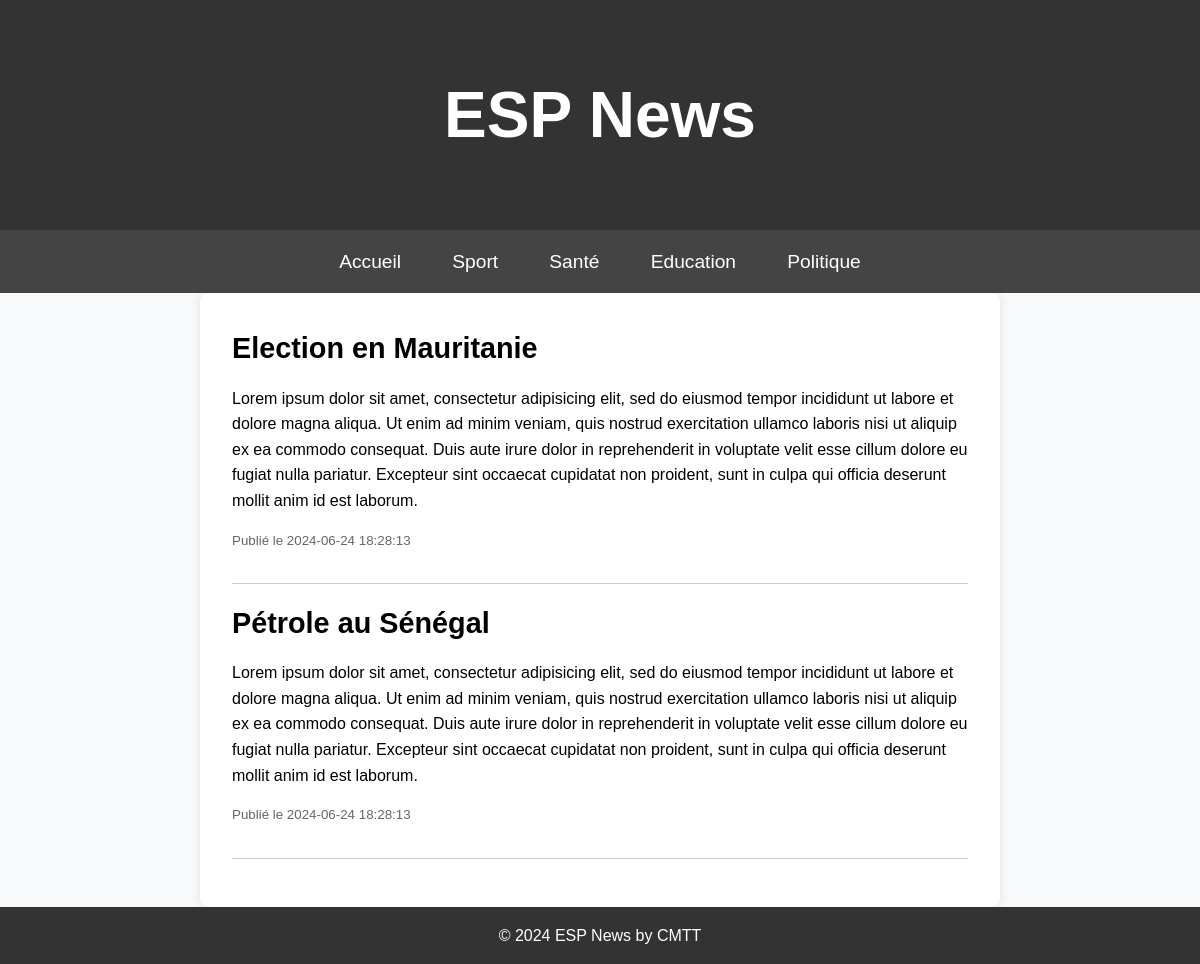
Screenshot of /index.php?categorie=4 with the database file from the repository.
### tables this page shows
CREATE TABLE Categorie(
	id int primary key auto_increment,
	libelle varchar(20)
);

CREATE TABLE Article(
	id int primary key auto_increment,
	titre varchar(255),
	contenu text,
	dateCreation datetime DEFAULT NOW(),
	dateModification datetime DEFAULT NOW(),
	categorie int
);

### index.php (called while the page is built)
<?php
include 'db.php';
include 'controllers/CategoryController.php';
?>

### models/Category.php (called while the page is built)
<?php
class Category {
    public static function getAll($conn) {
        $stmt = $conn->prepare("SELECT * FROM Categorie");
        $stmt->execute();
        return $stmt->fetchAll();
    }
}
?>

### models/Article.php (called while the page is built, shortened)
<?php
class Article {
    public static function getByCategory($conn, $categoryId) {
        $stmt = $conn->prepare("SELECT * FROM Article WHERE categorie = :category_id ORDER BY dateCreation DESC");
        $stmt->bindParam(':category_id', $categoryId);
        $stmt->execute();
        return $stmt->fetchAll();
    }
}
?>

### controllers/ArticleController.php (called while the page is built, shortened)
<?php
include_once 'models/Article.php';
class ArticleController {
    public static function showArticlesByCategory($conn, $categorie_id) {
        return Article::getByCategory($conn, $categorie_id);
    }
}
?>

### views/category.php (the view)
<main>
    <?php foreach ($articles as $article): ?>
        <article>
            <h2><?php echo htmlspecialchars($article['titre']); ?></h2>
            <p><?php echo htmlspecialchars($article['contenu']); ?></p>
            <p><small>Publié le <?php echo $article['dateCreation']; ?></small></p>
        </article>
    <?php endforeach; ?>
</main>

### views/nav.php (shortened to what this page needs)
<nav>
    <ul>
        <li><a href="index.php">Accueil</a></li>
        <?php foreach ($categories as $categorie): ?>
            <li>
                <a href="index.php?categorie=<?php echo $categorie['id']; ?>"><?php echo htmlspecialchars($categorie['libelle']); ?></a>
            </li>
        <?php endforeach; ?>
    </ul>
</nav>

### style.css (style rules this page uses)
* { margin: 0; padding: 0; box-sizing: border-box; }
body { font-family: 'Arial', sans-serif; line-height: 1.6; background-color: #f8f9fa; margin: 0; padding: 0; display: flex; flex-direction: column; min-height: 100vh; }
nav { background: #444; padding: 1em 0; text-align: center; }
nav ul { list-style: none; padding: 0; display: flex; justify-content: center; gap: 2em; }
nav ul li { position: relative; }
nav ul li a { text-decoration: none; color: #fff; font-size: 1.2em; padding: 0.5em; transition: background 0.3s; }
main { flex: 1; padding: 2em; max-width: 800px; margin: 0 auto; background: #fff; box-shadow: 0 0 10px rgba(0, 0, 0, 0.1); border-radius: 8px; }
article { border-bottom: 1px solid #ccc; margin-bottom: 1em; padding-bottom: 1em; }
article h2 { font-size: 1.8em; margin-bottom: 0.5em; }
article p { margin-bottom: 1em; }
article p small { display: block; color: #666; }

### rows the page displays
categorie: libelle "Sport"
categorie: libelle "Santé"
categorie: libelle "Education"
categorie: libelle "Politique"
article: titre "Election en Mauritanie", contenu "Lorem ipsum dolor sit amet, consectetur adipisicing elit, sed do eiusmod tempor incididunt ut labore et dolore magna aliqua. Ut enim ad minim veniam, quis nostrud exercitation ullamco laboris nisi ut aliquip ex ea commodo consequat. Duis aute irure dolor in reprehenderit in voluptate velit esse cillum dolore eu fugiat nulla pariatur. Excepteur sint occaecat cupidatat non proident, sunt in culpa qui officia deserunt mollit anim id est laborum.", dateCreation "2024-06-24 18:28:13"
article: titre "Pétrole au Sénégal", contenu "Lorem ipsum dolor sit amet, consectetur adipisicing elit, sed do eiusmod tempor incididunt ut labore et dolore magna aliqua. Ut enim ad minim veniam, quis nostrud exercitation ullamco laboris nisi ut aliquip ex ea commodo consequat. Duis aute irure dolor in reprehenderit in voluptate velit esse cillum dolore eu fugiat nulla pariatur. Excepteur sint occaecat cupidatat non proident, sunt in culpa qui officia deserunt mollit anim id est laborum.", dateCreation "2024-06-24 18:28:13"
